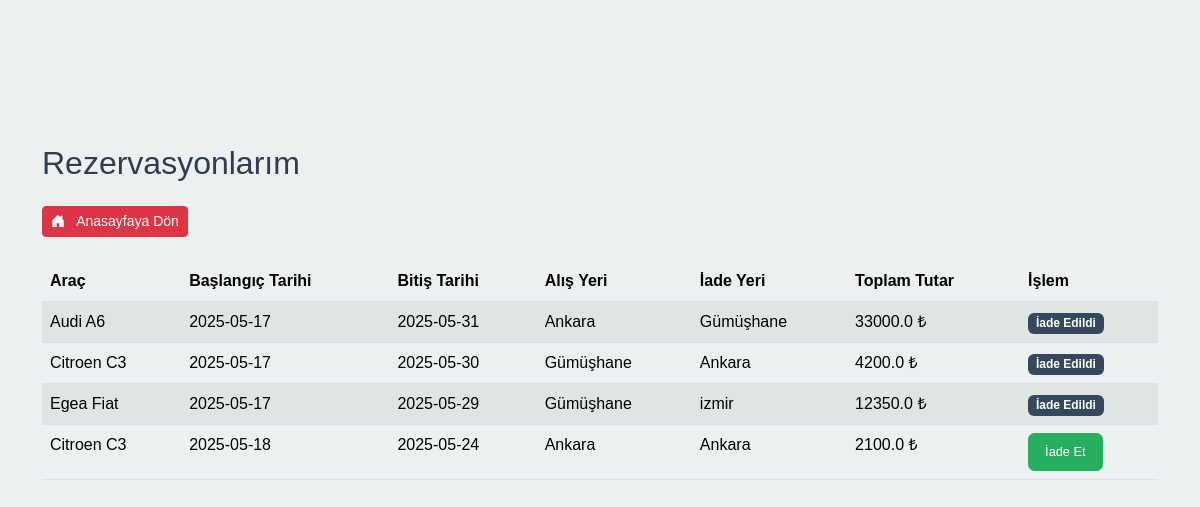
/rezervasyonlarim (signed in), run on the app's committed database.
### app.py (models this page shows, shortened)
class Reservation(db.Model):
    id = db.Column(db.Integer, primary_key=True)
    user_id = db.Column(db.Integer, db.ForeignKey('user.id'), nullable=False)
    car_id = db.Column(db.Integer, db.ForeignKey('car.id'), nullable=False)
    baslangic_tarihi = db.Column(db.DateTime, nullable=False)
    bitis_tarihi = db.Column(db.DateTime, nullable=False)
    alis_yeri = db.Column(db.String(100), nullable=True)
    iade_yeri = db.Column(db.String(100), nullable=True)
    toplam_tutar = db.Column(db.Float, nullable=True)
    iade_edildi = db.Column(db.Boolean, default=False)

class Car(db.Model):
    id = db.Column(db.Integer, primary_key=True)
    model = db.Column(db.String(80), nullable=False)
    marka = db.Column(db.String(80), nullable=False)
    yil = db.Column(db.Integer)
    fiyat_gunluk = db.Column(db.Float)
    image_filename = db.Column(db.String(255))
    kiralamalar = db.relationship("Reservation", backref="car", lazy=True)

### app.py (the view)
@app.route('/rezervasyonlarim')
def rezervasyonlarim():
    if 'user_id' not in session:
        flash('Lütfen giriş yapın.', 'warning')
        return redirect(url_for('kullanici_girisi'))
    user = User.query.get(session['user_id'])
    if user is None:
        session.clear() # Oturumu tamamen temizle
        flash('Kullanıcı bulunamadı veya oturumunuzun süresi doldu. Lütfen tekrar giriş yapın.', 'warning')
        return redirect(url_for('kullanici_girisi'))
    rezervasyonlar = user.reservations
    return render_template('rezervasyonlarim.html', rezervasyonlar=rezervasyonlar)

### templates/rezervasyonlarim.html (shortened to what this page needs)
{% extends 'base.html' %}
{% block content %}
<div class="container mt-5">
    <h2>Rezervasyonlarım</h2>
    <a href="/" class="btn btn-danger btn-sm mt-3">
        <i class="bi bi-house-door-fill me-2"></i> Anasayfaya Dön
    </a>
    {% if rezervasyonlar %}
    <table class="table table-striped mt-4">
        <thead>
            <tr>
                <th>Araç</th>
                <th>Başlangıç Tarihi</th>
                <th>Bitiş Tarihi</th>
                <th>Alış Yeri</th>
                <th>İade Yeri</th>
                <th>Toplam Tutar</th>
                <th>İşlem</th>
            </tr>
        </thead>
        <tbody>
            {% for r in rezervasyonlar %}
            <tr>
                <td>{{ r.car.marka }} {{ r.car.model }}</td>
                <td>{{ r.baslangic_tarihi.strftime('%Y-%m-%d') }}</td>
                <td>{{ r.bitis_tarihi.strftime('%Y-%m-%d') }}</td>
                <td>{{ r.alis_yeri }}</td>
                <td>{{ r.iade_yeri }}</td>
                <td>{{ r.toplam_tutar }} ₺</td>
                <td>
                    {% if not r.iade_edildi %}
                        <form method="POST" action="{{ url_for('iade_et', rezervasyon_id=r.id) }}">
                            <button class="btn btn-sm btn-success" type="submit">İade Et</button>
                        </form>
                    {% else %}
                        <span class="badge bg-secondary">İade Edildi</span>
                    {% endif %}
                </td>
            </tr>
            {% endfor %}
        </tbody>
    </table>
    {% else %}
        <p>Henüz bir rezervasyonunuz yok.</p>
    {% endif %}
</div>
{% endblock %}

### static/css/style.css (style rules this page uses)
:root { --bs-primary: #e74c3c; --bs-secondary: #34495e; --bs-warning: #f1c40f; --bs-body-bg: #ecf0f1; --bs-body-color: #2c3e50; }
body { font-family: sans-serif; }
h1, h2, h3, h4, h5, h6, .fw-bold, .navbar-brand { font-family: sans-serif; }
.bg-secondary { background-color: var(--bs-secondary) !important; }
.btn-success { background-color: #27ae60; border-color: #27ae60; color: white; border-radius: 0.4rem; padding: 0.5rem 1rem; font-weight: normal; font-size: 0.8rem; }

### data on the page
Reservation: car.marka "Audi", car.model "A6", baslangic_tarihi "2025-05-17", bitis_tarihi "2025-05-31", alis_yeri "Ankara", iade_yeri "Gümüşhane", toplam_tutar "33000.0", iade_edildi "İade Edildi"
Reservation: car.marka "Citroen", car.model "C3", baslangic_tarihi "2025-05-17", bitis_tarihi "2025-05-30", alis_yeri "Gümüşhane", iade_yeri "Ankara", toplam_tutar "4200.0", iade_edildi "İade Edildi"
Reservation: car.marka "Egea", car.model "Fiat", baslangic_tarihi "2025-05-17", bitis_tarihi "2025-05-29", alis_yeri "Gümüşhane", iade_yeri "izmir", toplam_tutar "12350.0", iade_edildi "İade Edildi"
Reservation: car.marka "Citroen", car.model "C3", baslangic_tarihi "2025-05-18", bitis_tarihi "2025-05-24", alis_yeri "Ankara", iade_yeri "Ankara", toplam_tutar "2100.0"
